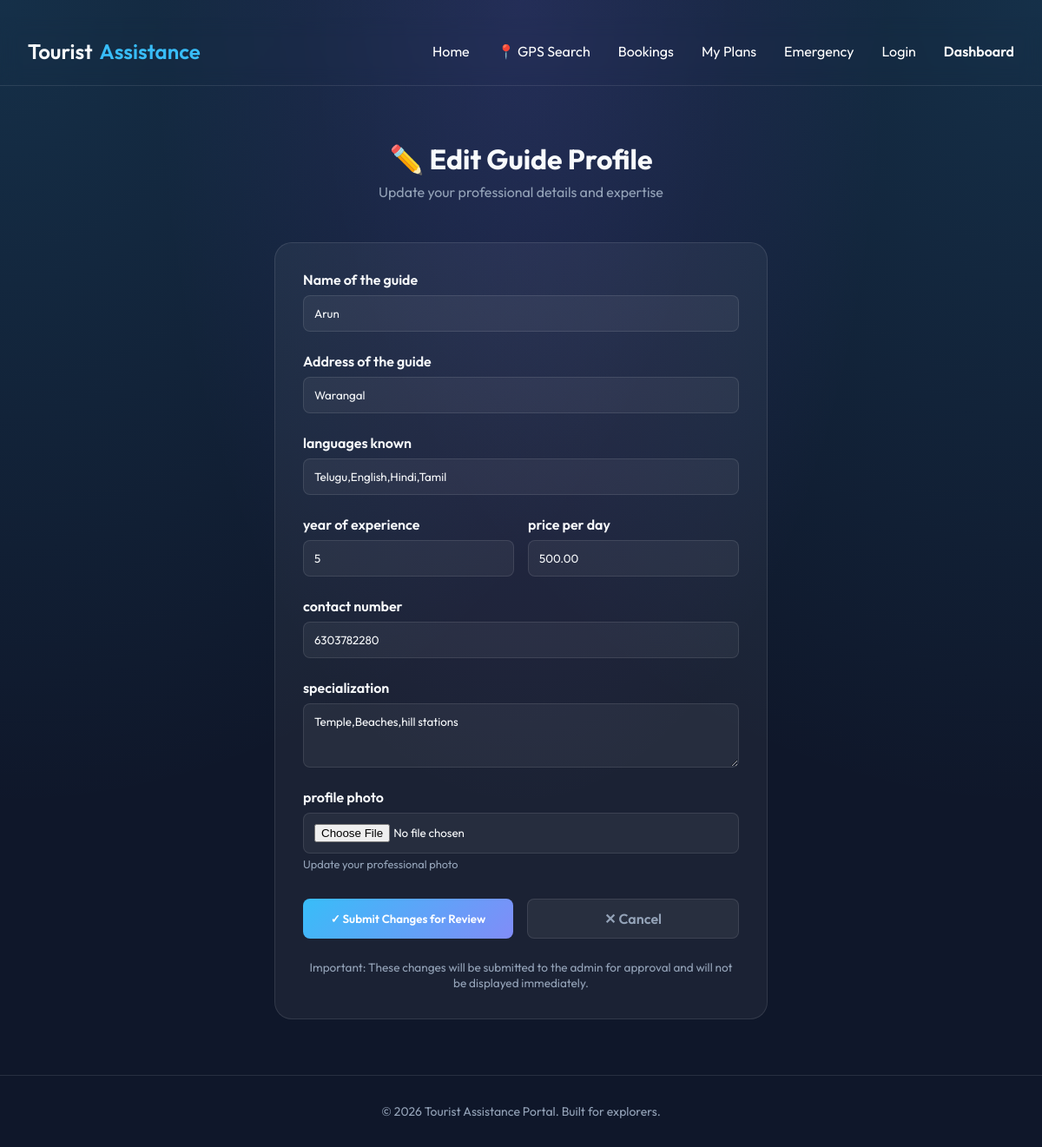
Screenshot of /bookings/guides/1/update/ (signed in) with the database file from the repository.
### bookings/models.py (models this page shows, shortened)
class LocalGuideUpdate(models.Model):
    APPROVAL_STATUS = (
        ('PENDING', 'Pending'),
        ('APPROVED', 'Approved'),
        ('REJECTED', 'Rejected'),
    )
    guide = models.OneToOneField(LocalGuide, on_delete=models.CASCADE, related_name='pending_update')
    full_name = models.CharField(max_length=200)
    location = models.CharField(max_length=200)
    languages_known = models.CharField(max_length=500)
    experience_years = models.PositiveIntegerField()
    price_per_day = models.DecimalField(max_digits=10, decimal_places=2)
    contact_number = models.CharField(max_length=20)
    profile_photo = models.ImageField(upload_to='guides/profiles/', blank=True, null=True)
    specialization = models.CharField(max_length=500, blank=True, null=True)
    status = models.CharField(max_length=20, choices=APPROVAL_STATUS, default='PENDING')
    created_at = models.DateTimeField(auto_now_add=True)

### bookings/views.py (the view, shortened to what this page needs)
# urls.py: path('guides/<int:guide_id>/update/', views.guide_update_view, name='guide-update'),
@login_required
def guide_update_view(request, guide_id):
    guide = get_object_or_404(LocalGuide, id=guide_id, user=request.user)
    try:
        pending_update = guide.pending_update
    except LocalGuideUpdate.DoesNotExist:
        pending_update = None
    if request.method == 'POST':
        if pending_update:
            form = LocalGuideUpdateForm(request.POST, request.FILES, instance=pending_update)
        else:
            form = LocalGuideUpdateForm(request.POST, request.FILES)
        if form.is_valid():
            update = form.save(commit=False)
            update.guide = guide
            update.status = 'PENDING'
            update.save()
            return redirect('guide-profile', guide_id=guide.id)
    else:
        if pending_update:
            form = LocalGuideUpdateForm(instance=pending_update)
    return render(request, 'guides/update.html', {'form': form, 'guide': guide})

### bookings/forms.py
class LocalGuideUpdateForm(forms.ModelForm):
    class Meta:
        model = LocalGuideUpdate
        fields = ['full_name', 'location', 'languages_known', 'experience_years',
                  'price_per_day', 'contact_number', 'profile_photo', 'specialization']
        widgets = {
            'full_name': forms.TextInput(attrs={'class': 'form-control'}),
            'location': forms.TextInput(attrs={'class': 'form-control'}),
            'languages_known': forms.TextInput(attrs={'class': 'form-control'}),
            'experience_years': forms.NumberInput(attrs={'class': 'form-control'}),
            'price_per_day': forms.NumberInput(attrs={'class': 'form-control'}),
            'contact_number': forms.TextInput(attrs={'class': 'form-control'}),
            'profile_photo': forms.FileInput(attrs={'class': 'form-control'}),
            'specialization': forms.Textarea(attrs={'class': 'form-control', 'rows': 3}),
        }

### templates/guides/update.html (shortened to what this page needs)
{% extends "base.html" %}
{% block content %}
<div style="width: 100%; max-width: 600px; padding: 2rem 1rem;">
    <div style="text-align: center; margin-bottom: 3rem;">
        <h1 style="font-size: 2rem; margin-bottom: 0.5rem;">✏️ Edit Guide Profile</h1>
        <p style="color: var(--text-dim);">Update your professional details and expertise</p>
    </div>
    <div class="glass"
        style="padding: 2rem; border-radius: 20px; background: var(--glass-bg); border: 1px solid var(--glass-border);">
        <form method="POST" enctype="multipart/form-data">
            <div style="margin-bottom: 1.5rem;">
                <label style="display: block; margin-bottom: 0.5rem; font-weight: 600;">Name of the guide</label>
                {{ form.full_name }}
            </div>
            <div style="margin-bottom: 1.5rem;">
                <label style="display: block; margin-bottom: 0.5rem; font-weight: 600;">Address of the guide</label>
                {{ form.location }}
            </div>
            <div style="margin-bottom: 1.5rem;">
                <label style="display: block; margin-bottom: 0.5rem; font-weight: 600;">languages known</label>
                {{ form.languages_known }}
            </div>
            <div style="display: grid; grid-template-columns: 1fr 1fr; gap: 1rem; margin-bottom: 1.5rem;">
                <div>
                    <label style="display: block; margin-bottom: 0.5rem; font-weight: 600;">year of experience</label>
                    {{ form.experience_years }}
                </div>
                <div>
                    <label style="display: block; margin-bottom: 0.5rem; font-weight: 600;">price per day</label>
                    {{ form.price_per_day }}
                </div>
            </div>
            <div style="margin-bottom: 1.5rem;">
                <label style="display: block; margin-bottom: 0.5rem; font-weight: 600;">contact number</label>
                {{ form.contact_number }}
            </div>
            <div style="margin-bottom: 1.5rem;">
                <label style="display: block; margin-bottom: 0.5rem; font-weight: 600;">specialization</label>
                {{ form.specialization }}
            </div>
            <div style="margin-bottom: 2rem;">
                <label style="display: block; margin-bottom: 0.5rem; font-weight: 600;">profile photo</label>
                {{ form.profile_photo }}
                <p style="font-size: 0.8rem; color: var(--text-dim); margin-top: 0.25rem;">Update your professional
                    photo</p>
            </div>
            <div style="display: flex; gap: 1rem;">
                <button type="submit"
                    style="flex: 1; padding: 0.75rem; background: linear-gradient(135deg, #38bdf8, #818cf8); border: none; border-radius: 8px; color: white; font-weight: 600; cursor: pointer;">
                    ✓ Submit Changes for Review
                </button>
                <a href="{% url 'guide-profile' guide.id %}"
                    style="flex: 1; padding: 0.75rem; background: rgba(255,255,255,0.06); border: 1px solid var(--glass-border); border-radius: 8px; color: var(--text-dim); text-decoration: none; text-align: center; font-weight: 600; display: flex; align-items: center; justify-content: center;">
                    ✕ Cancel
                </a>
            </div>
            <p style="text-align: center; color: var(--text-dim); font-size: 0.85rem; margin-top: 1.5rem;">
                Important: These changes will be submitted to the admin for approval and will not be displayed
                immediately.
            </p>
        </form>
    </div>
</div>
{% endblock %}

### templates/base.html (style rules this page uses)
:root { --primary-bg: #0f172a; --glass-bg: rgba(255, 255, 255, 0.05); --glass-border: rgba(255, 255, 255, 0.1); --accent-color: #38bdf8; --text-main: #f8fafc; --text-dim: #94a3b8; }
* { margin: 0; padding: 0; box-sizing: border-box; font-family: 'Outfit', sans-serif; }
body { background-color: var(--primary-bg); background-image: radial-gradient(at 0% 0%, rgba(56, 189, 248, 0.15) 0, transparent 50%), radial-gradient(at 50% 0%, rgba(139, 92, 246, 0.15) 0, transparent 50%), radial-gradient(at 100% 0%, rgba(56, 189, 248, 0.15) 0, transparent 50%); color: var(--text-main); min-height: 100vh; display: flex; flex-direction: column; }

### templates/guides/update.html (style rules this page uses)
input[type="text"], input[type="email"], input[type="phone"], input[type="number"], textarea, input[type="file"] { width: 100%; padding: 0.75rem; background: rgba(255, 255, 255, 0.05); border: 1px solid var(--glass-border); border-radius: 8px; color: var(--text-main); font-family: 'Outfit', sans-serif; }
textarea { resize: vertical; }

### rows the page displays
LocalGuideUpdate: full_name "Arun", location "Warangal", languages_known "Telugu,English,Hindi,Tamil", experience_years "5", price_per_day "500.00", contact_number "6303782280", specialization "Temple,Beaches,hill stations"
